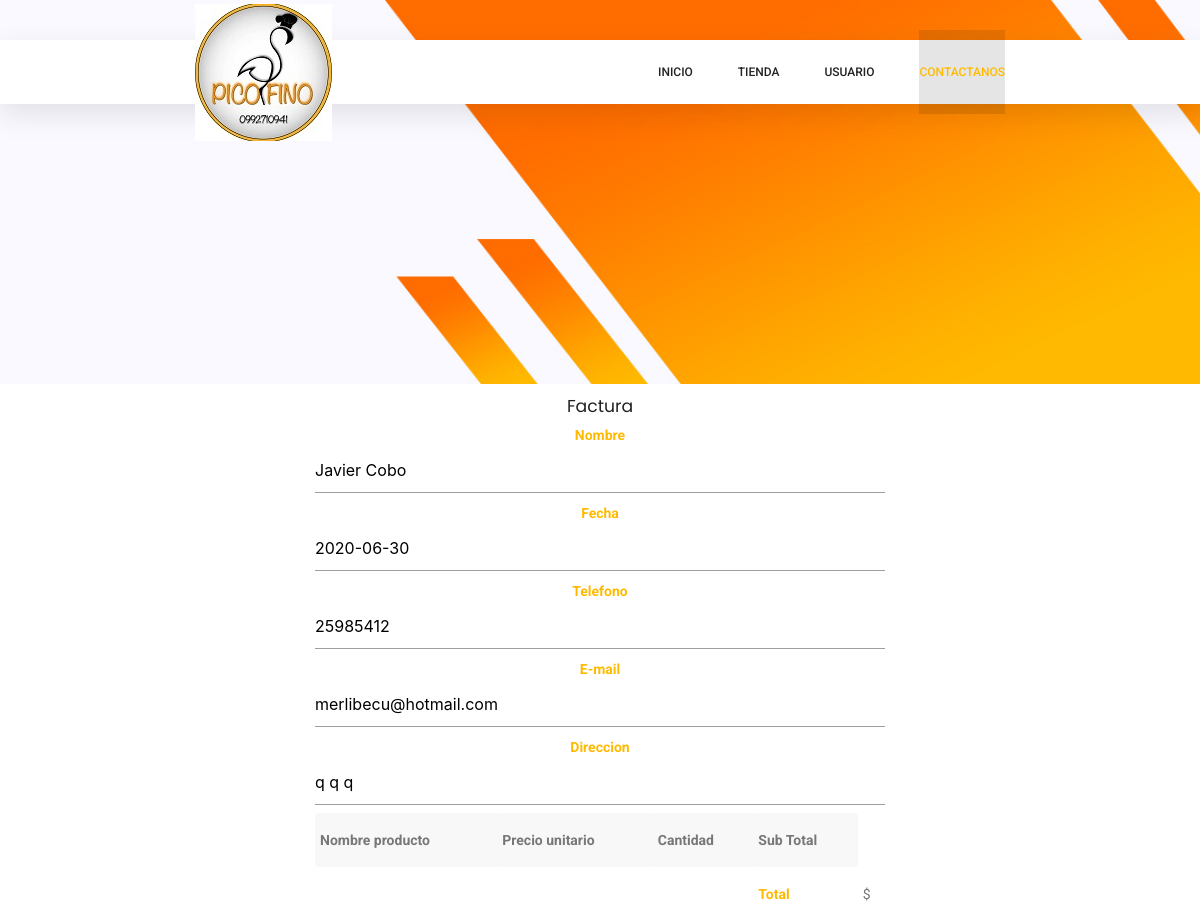
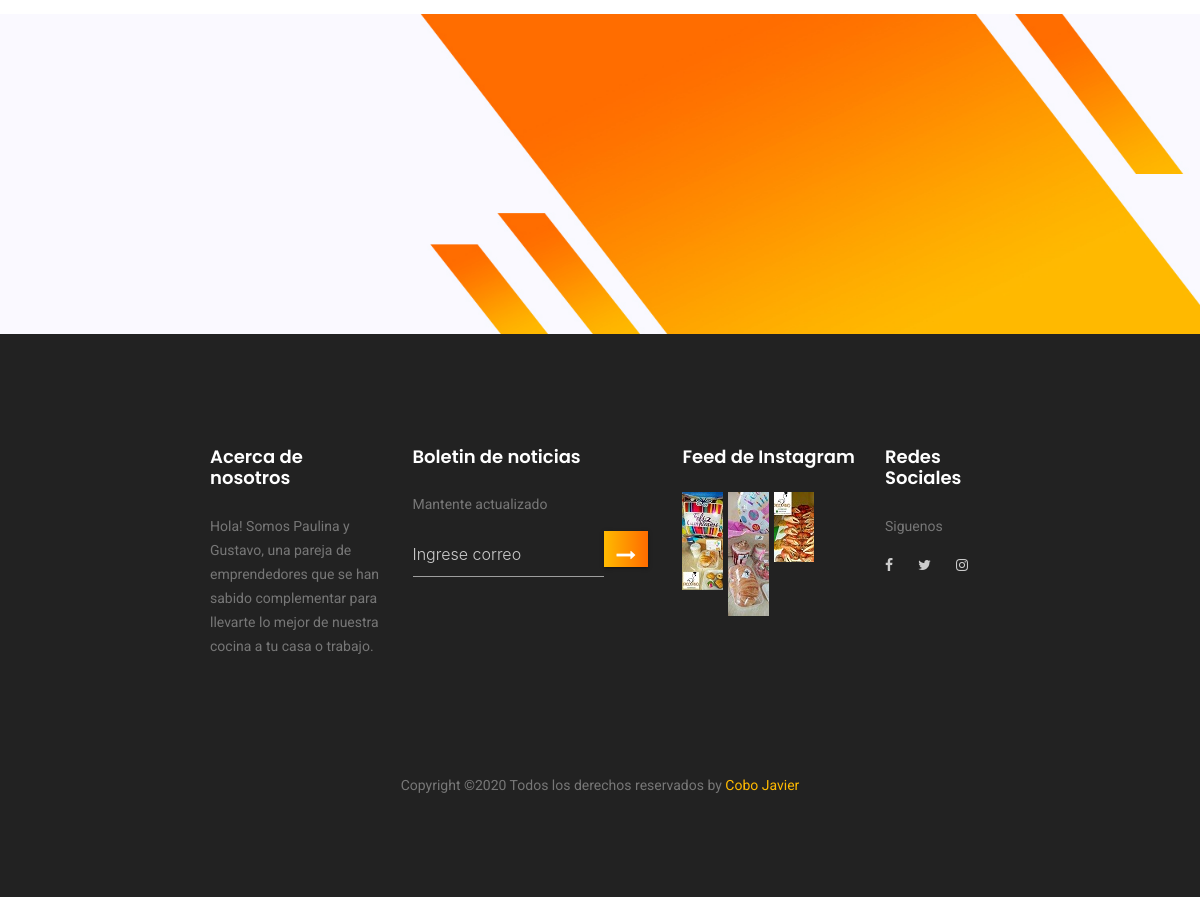
Page /factura.php (signed in) on the committed database (2 pictures, top to bottom).
### tables this page shows
CREATE TABLE `cliente` (
  `CI` int(10) NOT NULL,
  `NOMBRE` varchar(100) NOT NULL,
  `TELEFONO` int(10) NOT NULL,
  `EMAIL` varchar(100) NOT NULL,
  `PASS` varchar(10) NOT NULL,
  `IDDIRECCION` int(10) NOT NULL
);

CREATE TABLE `direccion` (
  `IDDIRECCION` int(10) NOT NULL,
  `CALLE1` varchar(100) NOT NULL,
  `CALLE2` varchar(100) NOT NULL,
  `NUMCASA` varchar(10) NOT NULL
);

### factura.php (the view, shortened to what this page needs)
<!DOCTYPE html>
<html lang="zxx" class="no-js">
<head>
	 <link rel="stylesheet" href="css/linearicons.css">
	<link rel="stylesheet" href="css/owl.carousel.css">
	<link rel="stylesheet" href="css/themify-icons.css">
	<link rel="stylesheet" href="css/font-awesome.min.css">
	<link rel="stylesheet" href="css/nice-select.css">
	<link rel="stylesheet" href="css/nouislider.min.css">
	<link rel="stylesheet" href="css/bootstrap.css">
	<link rel="stylesheet" href="css/main.css">
      <link type="text/css" rel="stylesheet" href="css/materialize.min.css"  media="screen,projection"/>
</head>
<body>
	<header class="header_area sticky-header">
		<div class="main_menu">
			<nav class="navbar navbar-expand-lg navbar-light main_box">
				<div class="container">
					<a class="navbar-brand logo_h" href="index.php"><img src="img/logo2.jpg" alt=""></a>
					<div class="collapse navbar-collapse offset" id="navbarSupportedContent">
						<ul class="nav navbar-nav menu_nav ml-auto">
							<li class="nav-item"><a class="nav-link" href="index.php">Inicio</a></li>
							<li class="nav-item submenu dropdown">
								<a href="#" class="nav-link dropdown-toggle" data-toggle="dropdown" role="button" aria-haspopup="true"
								 aria-expanded="false">Tienda</a>
							</li>
							<li class="nav-item submenu dropdown">
								<a href="#" class="nav-link dropdown-toggle" data-toggle="dropdown" role="button" aria-haspopup="true"
								 aria-expanded="false">Usuario</a>
							</li>
							<li class="nav-item active"><a class="nav-link" href="contacto.php">Contactanos</a></li>
						</ul>
					</div>
				</div>
			</nav>
		</div>
	</header>
	<section class="banner-area organic-breadcrumb">
		<div class="container">
			<div class="breadcrumb-banner d-flex flex-wrap align-items-center justify-content-end">
				<div class="col-first">
				</div>
			</div>
		</div>
	</section>
	<center>
	<div class="col-lg-6"  >
	<h6>Factura</h6>
<?php
include "php/conexion.php";
$z=$_SESSION['user_id'];
	$s = "select NOMBRE, TELEFONO, EMAIL, IDDIRECCION from cliente where CI=$z;";
	$query = $con->query($s);
	while ($r=$query->fetch_array()) {
	$nombre=$r[0];
	$t=$r[1];
	$e=$r[2];
	$dire=$r[3];
	}
	$s11 = "select * from direccion where IDDIRECCION=$dire;";
	$query11 = $con->query($s11);
	while ($m=$query11->fetch_array()) {
		$call1=$m[1];
		$call2=$m[2];
		$ncasa=$m[3];
		}
?>
						<form role="form" name="registro" action="php/registro.php" method="post">
							<b>Nombre</b>
							<input type="text" id="username" name="username" value='<?php echo $nombre;?>' readonly="true">
							<b>Fecha</b>
							<input type="text" id="username" name="username" value='<?php echo date("Y-m-d")?>' readonly="true">
							<b>Telefono</b>
							<input type="text" id="username" name="username" value='<?php echo $t;?>' readonly="true">
							<b>E-mail</b>
							<input type="text" id="username" name="username" value='<?php echo $e;?>' readonly="true">
							<b>Direccion</b>
							<input type="text" id="username" name="username" value='<?php echo $call1." ".$call2." ".$ncasa;?>' readonly="true">
							<table class="striped">
							<tr>
								<th>Nombre producto</th>
								<th>Precio unitario</th>
								<th>Cantidad</th>
								<th>Sub Total</th>
							</tr>
<tr>
		<td></td>
		<td></td>
		<td></td>
		<td><b>Total</b></td>
		<td><?php echo "$"; echo $_POST['tota']; ?></td>
	</tr>
							</table>
						</form>
					</div>
				</center>
	<section class="banner-area organic-breadcrumb">
		<div class="container">
			<div class="breadcrumb-banner d-flex flex-wrap align-items-center justify-content-end">
			</div>
		</div>
	</section>
		<footer class="footer-area section_gap">
			<div class="container">
				<div class="row">
					<div class="col-lg-3  col-md-6 col-sm-6">
						<div class="single-footer-widget">
							<h6>Acerca de nosotros</h6>
							<p>
								Hola! Somos Paulina y Gustavo, una pareja de emprendedores que se han sabido complementar para llevarte lo mejor de nuestra cocina a tu casa o trabajo.
							</p>
						</div>
					</div>
					<div class="col-lg-4  col-md-6 col-sm-6">
						<div class="single-footer-widget">
							<h6>Boletin de noticias</h6>
							<p>Mantente actualizado</p>
							<div class="" id="mc_embed_signup">
								<form target="_blank" novalidate="true" action="https://spondonit.us12.list-manage.com/subscribe/post?u=1462626880ade1ac87bd9c93a&amp;id=92a4423d01"
								 method="get" class="form-inline">
									<div class="d-flex flex-row">
										<input class="form-control" name="EMAIL" placeholder="Ingrese correo" onfocus="this.placeholder = ''" onblur="this.placeholder = 'Ingrese correo '"
										 required="" type="email">
										<button class="click-btn btn btn-default"><i class="fa fa-long-arrow-right" aria-hidden="true"></i></button>
									</div>
								</form>
							</div>
						</div>
					</div>
					<div class="col-lg-3  col-md-6 col-sm-6">
						<div class="single-footer-widget mail-chimp">
							<h6 class="mb-20">Feed de Instagram</h6>
							<ul class="instafeed d-flex flex-wrap">
								<li><img src="img/ins1.jpg" alt=""></li>
								<li><img src="img/ins2.jpg" alt=""></li>
								<li><img src="img/ins3.jpg" alt=""></li>
							</ul>
						</div>
					</div>
					<div class="col-lg-2 col-md-6 col-sm-6">
						<div class="single-footer-widget">
							<h6>Redes Sociales</h6>
							<p>Siguenos</p>
							<div class="footer-social d-flex align-items-center">
								<a href="https://www.facebook.com/picofinodomicilio/"><i class="fa fa-facebook"></i></a>
								<a href="https://twitter.com"><i class="fa fa-twitter"></i></a>
								<a href="https://instagram.com"><i class="fa fa-instagram"></i></a>
							</div>
						</div>
					</div>
				</div>
				<div class="footer-bottom d-flex justify-content-center align-items-center flex-wrap">
					<p class="footer-text m-0">
	Copyright &copy;<script>document.write(new Date().getFullYear());</script> Todos los derechos reservados by <a href="https://linkedin.com/in/Javier-Cobo96" target="_blank">Cobo Javier</a>
				</div>
			</div>
		</footer>
</body>
</html>

### rows in the picture
cliente: username "Javier Cobo", username "25985412", username "merlibecu@hotmail.com"
direccion: username "q q q"
